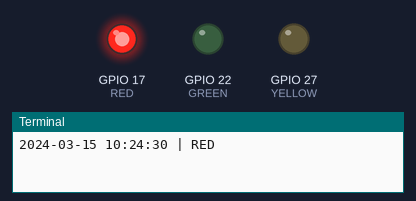
Simulated run of this program. Board: Raspberry Pi (BCM pin numbers). Parts: output pins drawn as LEDs (lit = HIGH), the last lines printed to the terminal. The clock reads 2024-03-15 10:24:30 at power-on unless the program sets it; files the program writes start out absent.

Above: at 1.5 s.
At 3.5 s:
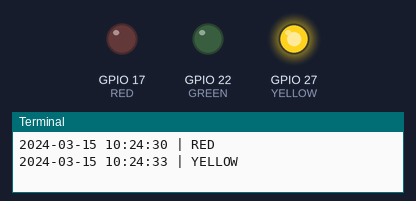
At 5.5 s:
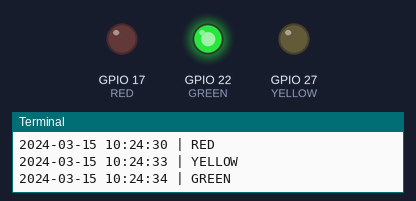
Timing chart, 0 to 10.4 s (numbered marks = the images above):
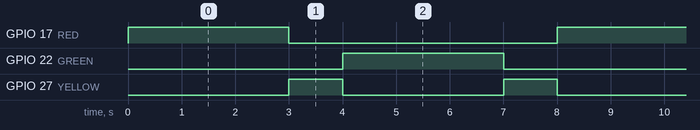

The program:

traffic_light.py
```python
import RPi.GPIO as GPIO
import time
from datetime import datetime

RED = 17
YELLOW = 27
GREEN = 22

GPIO.setwarnings(False)
GPIO.setmode(GPIO.BCM)

GPIO.setup(RED, GPIO.OUT)
GPIO.setup(YELLOW, GPIO.OUT)
GPIO.setup(GREEN, GPIO.OUT)

def log_state(state):
    now = datetime.now().strftime("%Y-%m-%d %H:%M:%S")
    message = f"{now} | {state}"

    print(message)

    with open("traffic_log.txt", "a") as log_file:
        log_file.write(message + "\n")

def all_off():
    GPIO.output(RED, GPIO.LOW)
    GPIO.output(YELLOW, GPIO.LOW)
    GPIO.output(GREEN, GPIO.LOW)

try:
    all_off()

    while True:
        GPIO.output(RED, GPIO.HIGH)
        GPIO.output(YELLOW, GPIO.LOW)
        GPIO.output(GREEN, GPIO.LOW)
        log_state("RED")
        time.sleep(3)

        GPIO.output(RED, GPIO.LOW)
        GPIO.output(YELLOW, GPIO.HIGH)
        GPIO.output(GREEN, GPIO.LOW)
        log_state("YELLOW")
        time.sleep(1)

        GPIO.output(RED, GPIO.LOW)
        GPIO.output(YELLOW, GPIO.LOW)
        GPIO.output(GREEN, GPIO.HIGH)
        log_state("GREEN")
        time.sleep(3)

        GPIO.output(GREEN, GPIO.LOW)
        GPIO.output(YELLOW, GPIO.HIGH)
        log_state("YELLOW")
        time.sleep(1)

except KeyboardInterrupt:
    all_off()
    GPIO.cleanup()
```

Measured:
- by itself, GPIO 17 (RED), GPIO 22 (GREEN): alternates HIGH for 3.0 s and LOW for 5.0 s
- by itself, GPIO 27 (YELLOW): alternates HIGH for 1.0 s and LOW for 3.0 s
- by itself, everything shown: repeats every 8.0 s, in 4 steps
